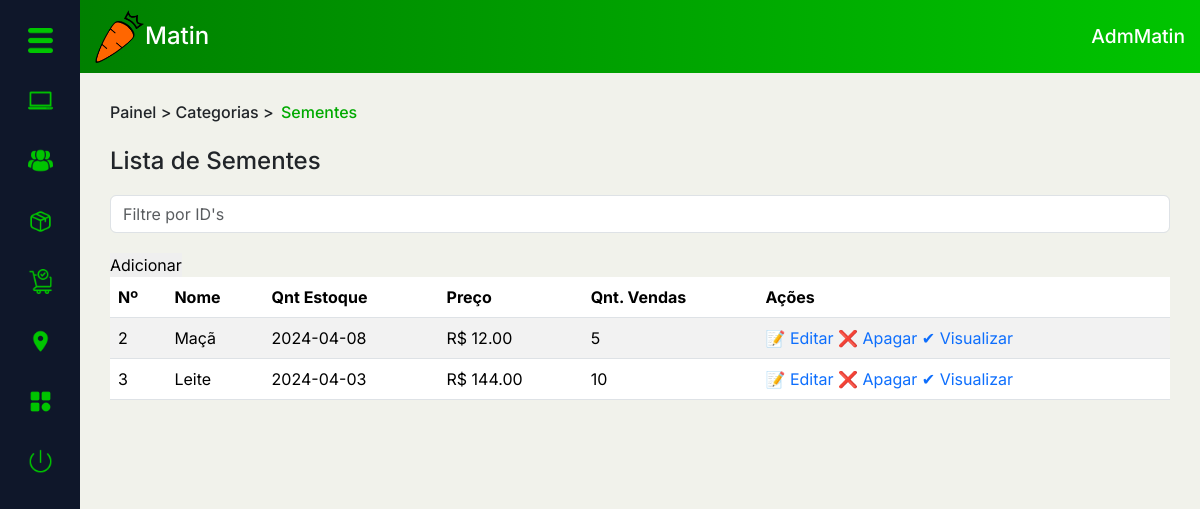
Screenshot of /PAGES/dashboard.php?page=cat_list&idCat=1 (signed in) with the database file from the repository.
### tables this page shows
CREATE TABLE `usuario` (
  `idUsu` int(11) NOT NULL,
  `nome_usu` varchar(50) NOT NULL,
  `ativo` enum('0','1') NOT NULL DEFAULT '1',
  `data_criacao` date NOT NULL,
  `email_usu` varchar(100) NOT NULL,
  `senha_usu` varchar(45) NOT NULL,
  `tel_usu` varchar(45) NOT NULL,
  `fotos_usu` varchar(45) DEFAULT NULL,
  `premium` enum('0','1') NOT NULL,
  `NR` varchar(45) NOT NULL,
  `comp` varchar(45) NOT NULL,
  `TCIR` enum('CPF','CNPJ') NOT NULL,
  `NRCIR` varchar(45) NOT NULL,
  `nvl_usu` enum('A','F','C') NOT NULL DEFAULT 'C',
  `Local_CEP` int(11) NOT NULL,
  `tipoLocal` enum('casa','trabalho') NOT NULL,
  `infoAddLocal` varchar(100) NOT NULL
);

CREATE TABLE `categoria` (
  `idCategoria` int(11) NOT NULL,
  `nome_cat` varchar(45) NOT NULL,
  `img_cat` varchar(300) DEFAULT 'sem_foto.png',
  `desc_cat` varchar(100) DEFAULT NULL,
  `qnt_vis` int(11) DEFAULT NULL
);

CREATE TABLE `produto` (
  `idProduto` int(11) NOT NULL,
  `nome_prod` varchar(100) NOT NULL,
  `qnt_prod_estoque` int(11) NOT NULL,
  `data_criacao_prod` date NOT NULL,
  `preco_prod` decimal(5,2) NOT NULL,
  `fotos_prod` varchar(100) NOT NULL DEFAULT 'sem_foto.png',
  `qnt_vendas` int(11) NOT NULL,
  `promocao` int(11) DEFAULT NULL,
  `parcela` int(11) DEFAULT NULL,
  `idCarrinho` int(11) NOT NULL,
  `idFavoritos` int(11) NOT NULL,
  `idCategoria` int(11) NOT NULL
);

### MODEL/autenticacao.php (called while the page is built, shortened)
<?php
function pegarIDUsuario(){
    return $_SESSION['idUsu'];
}
?>

### PAGES/DASHBOARD/cat_list.php (the view, shortened to what this page needs)
<?php
$idCat = $_REQUEST['idCat'] ?? "";
?>
<?php
if ($idCat != "geral") {
?>
    <div class="conteudo" id="conteudo3">
        <div class="top-cont">
            <div class="local">
                <?php
                $selectQ = "SELECT * FROM categoria WHERE idCategoria = $idCat";
                $selectP = $cx->prepare($selectQ);
                $selectP->execute();
                $dado = $selectP->fetch(PDO::FETCH_ASSOC);
                ?>
                <h6><a href="../DASHBOARD/adminDash.php">Painel</a> > Categorias > <mark><?php echo $dado['nome_cat'] ?></mark></h6>
            </div>
        </div>
        <div class="main-cont">
            <div class="main-tit">
                <h4>Lista de <?php echo $dado['nome_cat'] ?></h4>
            </div>
            <div class="pesq">
                <div class="input-group flex-nowrap search-bar">
                    <input type="search" class="form-control" placeholder="Filtre por ID's" aria-label="Search" aria-describedby="addon-wrapping">
                </div>
                <a href="?page=add_loc"><button class="btnAdd" type="button">Adicionar</button></a>
            </div>
            <table class="table table-striped">
                <thead>
                    <tr>
                        <th scope="col">Nº</th>
                        <th scope="col">Nome</th>
                        <th scope="col">Qnt Estoque</th>
                        <th scope="col">Preço</th>
                        <th scope="col">Qnt. Vendas</th>
                        <th scope="col">Ações</th>
                    </tr>
                </thead>
                <tbody>
                    <?php
                    $selectQ = "SELECT * FROM produto WHERE idCategoria = $idCat";
                    $selectP = $cx->prepare($selectQ);
                    $selectP->setFetchMode(PDO::FETCH_ASSOC);
                    $selectP->execute();
                    $total = $selectP->rowCount();
                    if ($total == 0) {
                        echo "<p class='txtVermelho'>Não há registros no momento...</p>";
                    } else {
                        while ($dados = $selectP->fetch()) {
                            echo "<tr>";
                            echo "<td scope='row'>{$dados['idProduto']}</td>";
                            echo "<td>{$dados['nome_prod']}</td>";
                            echo "<td>{$dados['data_criacao_prod']}</td>";
                            echo "<td>R$ {$dados['preco_prod']}</td>";
                            echo "<td>{$dados['qnt_vendas']}</td>";
                            echo "<td><a href='#'>&#x1F4DD; Editar</a> <a href='excluir.php?ref={$dados['idProduto']}&tbl=localidade''>&#x274C; Apagar </a><a href='#'>&#x2714; Visualizar</a></td>";
                            echo "</tr>";
                        }
                    }
                    ?>
                </tbody>
            </table>
        </div>
    </div>
    <?php
}
?>

### PAGES/DASHBOARD/headerDash.php (shortened to what this page needs)
<?php
if (isset($idUsu)) {
    $selectQ = "SELECT * FROM usuario WHERE idUsu = $idUsu";
    $selectP = $cx->prepare($selectQ);
    $selectP->execute();
    $dados = $selectP->fetch(PDO::FETCH_ASSOC);
}
?>
<nav class="d-flex justify-content-between align-items-center">
    <a href="../index.php">
        <div class="logo">
            <figure>
                <img src="../IMAGES/matin-logo-png.png" alt="Matin">
            </figure>
            <h1>Matin</h1>
        </div>
    </a>
    <div class="usuario">
        <h1><?php echo $dados['nome_usu'] ?></h1>
    </div>
</nav>

### ASSETS/GERAL.css (style rules this page uses)
:root { --preto00: black; --pretoAzulado: #0F172A; --branco00: white; --cinza00: #C1C1C1; --cinza01: #898989; --cinza02: #D9D9D9; --cinza03: #EAEAEA; --cinza04: #ABABAB; --laranja00: #FF6600; --laranja01: #FF9F5F; --laranjaPressed: #d66215; --vermelho00: #FF2A2A; --vermelhoAviso: #B00000; --azulClaro: #009EBB; --verde00: #008000; --verde01: #00C500; --verde02: #00AA00; --verdePressed: #035f03; --bege00: #F1F2EB; --bege01: #F5FBEF; --bege02: #E5E0E0; --bege03: #F2EEEB; --fonte01: 'Inter', serif; }

### ASSETS/PAGINAS-CSS/dashboard.css (style rules this page uses)
body { background-color: var(--bege00) !important; }

### PAGES/DASHBOARD/sidebarDash.php (style rules this page uses)
h6, h5 { margin: 0 !important; }
img { width: 25px; }

### PAGES/DASHBOARD/headerDash.php (style rules this page uses)
nav { background: linear-gradient(to right, var(--verde00), var(--verde01)); padding: 10px 15px; width: 100%; }
a { margin: 0; text-decoration: none; }
figure, h1 { margin: 0; }
nav .logo h1 { font-size: 1.5em; color: var(--branco00); }
.usuario, .logo { display: flex; align-items: center; }
nav .usuario h1 { font-size: 1.2em; color: var(--branco00); }
.logo figure img { width: 50px; }

### PAGES/DASHBOARD/cat_list.php (style rules this page uses)
#conteudo3 { padding: 30px; }
h6 a { color: var(--preto); text-decoration: none; }
mark { background-color: transparent !important; color: var(--verde02); }
.search-bar { margin: 20px 0 !important; }

### rows the page displays
usuario: nome_usu "AdmMatin"
categoria: nome_cat "Sementes"
produto: idProduto "2", nome_prod "Maçã", data_criacao_prod "2024-04-08", preco_prod "12.00", qnt_vendas "5"
produto: idProduto "3", nome_prod "Leite", data_criacao_prod "2024-04-03", preco_prod "144.00", qnt_vendas "10"
